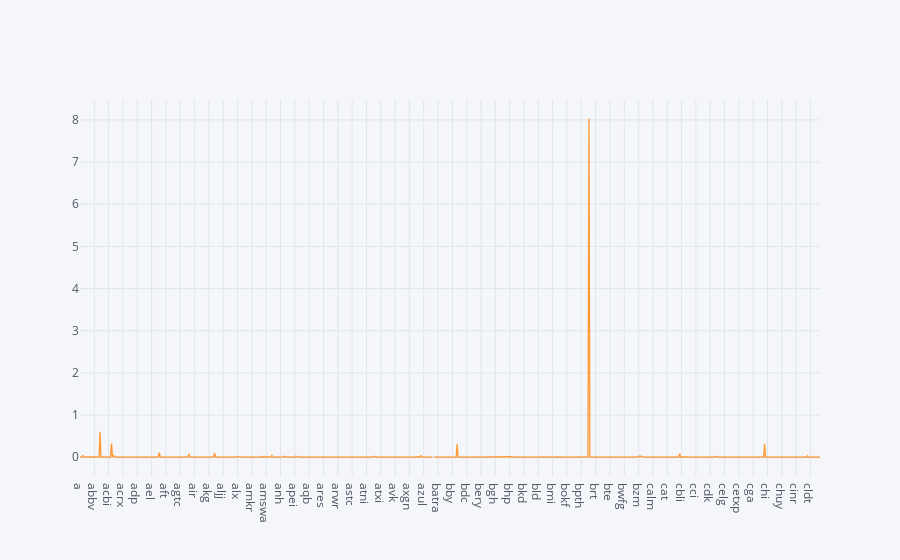

The cell this chart's notebook holds for it:
### Code cell
plyo.iplot(
    ticker_stds['close'].iplot(asFigure=True),
    image='png',
    filename='ply_02'
)

### Figure 1 — Plotly figure (JSON) as saved in the notebook; plotly's stock layout.template omitted (floating-point values rounded to 4 significant figures; data arrays with more than 128 entries replaced by an {"elided": "..."} marker saying what was removed)
{"data": [{"line": {"color": "rgba(255, 153, 51, 1.0)", "dash": "solid", "shape": "linear", "width": 1.3}, "mode": "lines", "name": "close", "text": "", "type": "scatter", "x": {"elided": "776 str values"}, "y": {"elided": "776 mixed values"}}], "layout": {"legend": {"bgcolor": "#F5F6F9", "font": {"color": "#4D5663"}}, "paper_bgcolor": "#F5F6F9", "plot_bgcolor": "#F5F6F9", "title": {"font": {"color": "#4D5663"}}, "xaxis": {"gridcolor": "#E1E5ED", "showgrid": true, "tickfont": {"color": "#4D5663"}, "title": {"font": {"color": "#4D5663"}, "text": ""}, "zerolinecolor": "#E1E5ED"}, "yaxis": {"gridcolor": "#E1E5ED", "showgrid": true, "tickfont": {"color": "#4D5663"}, "title": {"font": {"color": "#4D5663"}, "text": ""}, "zerolinecolor": "#E1E5ED"}}}
